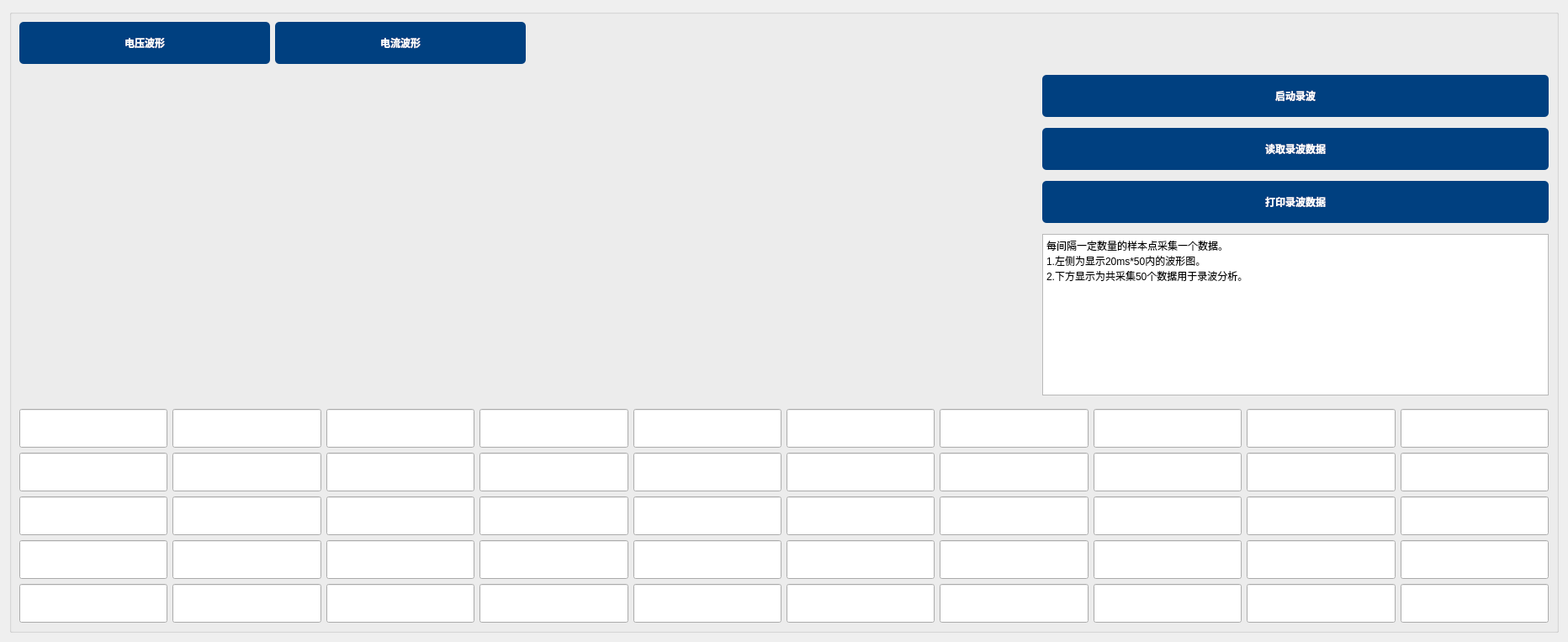
<?xml version="1.0" encoding="UTF-8"?>
<ui version="4.0">
 <class>Page6_lbfx</class>
 <widget class="QWidget" name="Page6_lbfx">
  <property name="geometry">
   <rect>
    <x>0</x>
    <y>0</y>
    <width>1864</width>
    <height>763</height>
   </rect>
  </property>
  <property name="font">
   <font>
    <pointsize>20</pointsize>
   </font>
  </property>
  <property name="windowTitle">
   <string>Form</string>
  </property>
  <layout class="QGridLayout" name="gridLayout">
   <item row="0" column="0">
    <widget class="QGroupBox" name="groupBox_3">
     <property name="styleSheet">
      <string notr="true">*{
	font: 75 14pt &quot;Calibri&quot;;
}
QLineEdit{
width: 150px;
height: 40px;

}
QPushButton{
width:150px;
height:50px;
 background-color: #004080;
  color: white;
  border: none;
  font-weight: bold;
 border-radius: 5px;
}
QPushButton:hover {
	background-color: #0080FF;
}
QPushButton:pressed {
	background-color: #0000FF;
}</string>
     </property>
     <property name="title">
      <string/>
     </property>
     <layout class="QGridLayout" name="gridLayout_3">
      <item row="0" column="0">
       <layout class="QHBoxLayout" name="horizontalLayout_2">
        <property name="spacing">
         <number>6</number>
        </property>
        <property name="topMargin">
         <number>0</number>
        </property>
        <item>
         <widget class="QPushButton" name="pushButton_2">
          <property name="text">
           <string>电压波形</string>
          </property>
         </widget>
        </item>
        <item>
         <widget class="QPushButton" name="pushButton_3">
          <property name="text">
           <string>电流波形</string>
          </property>
         </widget>
        </item>
       </layout>
      </item>
      <item row="0" column="1" colspan="2">
       <spacer name="horizontalSpacer">
        <property name="orientation">
         <enum>Qt::Horizontal</enum>
        </property>
        <property name="sizeHint" stdset="0">
         <size>
          <width>764</width>
          <height>20</height>
         </size>
        </property>
       </spacer>
      </item>
      <item row="1" column="0" colspan="2">
       <widget class="QStackedWidget" name="stackedWidget">
        <property name="currentIndex">
         <number>0</number>
        </property>
        <widget class="QWidget" name="page">
         <layout class="QGridLayout" name="gridLayout_4">
          <item row="0" column="0">
           <layout class="QHBoxLayout" name="horizontalLayout_3" stretch="0">
            <property name="spacing">
             <number>6</number>
            </property>
            <property name="sizeConstraint">
             <enum>QLayout::SetDefaultConstraint</enum>
            </property>
            <item>
             <spacer name="verticalSpacer">
              <property name="orientation">
               <enum>Qt::Vertical</enum>
              </property>
              <property name="sizeType">
               <enum>QSizePolicy::Expanding</enum>
              </property>
              <property name="sizeHint" stdset="0">
               <size>
                <width>0</width>
                <height>0</height>
               </size>
              </property>
             </spacer>
            </item>
           </layout>
          </item>
         </layout>
        </widget>
        <widget class="QWidget" name="page_2"/>
       </widget>
      </item>
      <item row="1" column="2">
       <layout class="QVBoxLayout" name="verticalLayout_2">
        <item>
         <widget class="QPushButton" name="pushButton">
          <property name="text">
           <string>启动录波</string>
          </property>
         </widget>
        </item>
        <item>
         <widget class="QPushButton" name="pushButton_5">
          <property name="text">
           <string>读取录波数据</string>
          </property>
         </widget>
        </item>
        <item>
         <widget class="QPushButton" name="pushButton_4">
          <property name="text">
           <string>打印录波数据</string>
          </property>
         </widget>
        </item>
        <item>
         <widget class="QPlainTextEdit" name="plainTextEdit">
          <property name="sizePolicy">
           <sizepolicy hsizetype="Preferred" vsizetype="Fixed">
            <horstretch>0</horstretch>
            <verstretch>0</verstretch>
           </sizepolicy>
          </property>
          <property name="plainText">
           <string>每间隔一定数量的样本点采集一个数据。
1.左侧为显示20ms*50内的波形图。
2.下方显示为共采集50个数据用于录波分析。</string>
          </property>
         </widget>
        </item>
       </layout>
      </item>
      <item row="2" column="0" colspan="3">
       <layout class="QGridLayout" name="gridLayout_2">
        <item row="0" column="1">
         <widget class="QLineEdit" name="lineEdit_2"/>
        </item>
        <item row="4" column="2">
         <widget class="QLineEdit" name="lineEdit_25"/>
        </item>
        <item row="2" column="1">
         <widget class="QLineEdit" name="lineEdit_7"/>
        </item>
        <item row="3" column="2">
         <widget class="QLineEdit" name="lineEdit_22"/>
        </item>
        <item row="0" column="6">
         <widget class="QLineEdit" name="lineEdit_11"/>
        </item>
        <item row="1" column="1">
         <widget class="QLineEdit" name="lineEdit_8"/>
        </item>
        <item row="2" column="4">
         <widget class="QLineEdit" name="lineEdit_20"/>
        </item>
        <item row="1" column="0">
         <widget class="QLineEdit" name="lineEdit_15"/>
        </item>
        <item row="0" column="5">
         <widget class="QLineEdit" name="lineEdit_6"/>
        </item>
        <item row="4" column="1">
         <widget class="QLineEdit" name="lineEdit_21"/>
        </item>
        <item row="0" column="8">
         <widget class="QLineEdit" name="lineEdit_29"/>
        </item>
        <item row="1" column="4">
         <widget class="QLineEdit" name="lineEdit_16"/>
        </item>
        <item row="2" column="2">
         <widget class="QLineEdit" name="lineEdit_18"/>
        </item>
        <item row="3" column="0">
         <widget class="QLineEdit" name="lineEdit_13"/>
        </item>
        <item row="1" column="2">
         <widget class="QLineEdit" name="lineEdit_9"/>
        </item>
        <item row="2" column="3">
         <widget class="QLineEdit" name="lineEdit_19"/>
        </item>
        <item row="0" column="0">
         <widget class="QLineEdit" name="lineEdit"/>
        </item>
        <item row="3" column="1">
         <widget class="QLineEdit" name="lineEdit_17"/>
        </item>
        <item row="0" column="4">
         <widget class="QLineEdit" name="lineEdit_5"/>
        </item>
        <item row="3" column="3">
         <widget class="QLineEdit" name="lineEdit_23"/>
        </item>
        <item row="3" column="4">
         <widget class="QLineEdit" name="lineEdit_24"/>
        </item>
        <item row="4" column="4">
         <widget class="QLineEdit" name="lineEdit_27"/>
        </item>
        <item row="4" column="3">
         <widget class="QLineEdit" name="lineEdit_26"/>
        </item>
        <item row="4" column="0">
         <widget class="QLineEdit" name="lineEdit_12"/>
        </item>
        <item row="1" column="3">
         <widget class="QLineEdit" name="lineEdit_10"/>
        </item>
        <item row="0" column="3">
         <widget class="QLineEdit" name="lineEdit_4"/>
        </item>
        <item row="0" column="7">
         <widget class="QLineEdit" name="lineEdit_28"/>
        </item>
        <item row="2" column="0">
         <widget class="QLineEdit" name="lineEdit_14"/>
        </item>
        <item row="0" column="2">
         <widget class="QLineEdit" name="lineEdit_3"/>
        </item>
        <item row="0" column="9">
         <widget class="QLineEdit" name="lineEdit_30"/>
        </item>
        <item row="1" column="5">
         <widget class="QLineEdit" name="lineEdit_31"/>
        </item>
        <item row="1" column="6">
         <widget class="QLineEdit" name="lineEdit_32"/>
        </item>
        <item row="1" column="7">
         <widget class="QLineEdit" name="lineEdit_33"/>
        </item>
        <item row="1" column="8">
         <widget class="QLineEdit" name="lineEdit_34"/>
        </item>
        <item row="1" column="9">
         <widget class="QLineEdit" name="lineEdit_35"/>
        </item>
        <item row="2" column="5">
         <widget class="QLineEdit" name="lineEdit_36"/>
        </item>
        <item row="3" column="5">
         <widget class="QLineEdit" name="lineEdit_37"/>
        </item>
        <item row="4" column="5">
         <widget class="QLineEdit" name="lineEdit_38"/>
        </item>
        <item row="4" column="6">
         <widget class="QLineEdit" name="lineEdit_39"/>
        </item>
        <item row="3" column="6">
         <widget class="QLineEdit" name="lineEdit_40"/>
        </item>
        <item row="3" column="7">
         <widget class="QLineEdit" name="lineEdit_41"/>
        </item>
        <item row="2" column="7">
         <widget class="QLineEdit" name="lineEdit_42"/>
        </item>
        <item row="2" column="6">
         <widget class="QLineEdit" name="lineEdit_43"/>
        </item>
        <item row="4" column="7">
         <widget class="QLineEdit" name="lineEdit_44"/>
        </item>
        <item row="4" column="8">
         <widget class="QLineEdit" name="lineEdit_45"/>
        </item>
        <item row="3" column="8">
         <widget class="QLineEdit" name="lineEdit_46"/>
        </item>
        <item row="2" column="8">
         <widget class="QLineEdit" name="lineEdit_47"/>
        </item>
        <item row="2" column="9">
         <widget class="QLineEdit" name="lineEdit_48"/>
        </item>
        <item row="3" column="9">
         <widget class="QLineEdit" name="lineEdit_49"/>
        </item>
        <item row="4" column="9">
         <widget class="QLineEdit" name="lineEdit_50"/>
        </item>
       </layout>
      </item>
     </layout>
    </widget>
   </item>
  </layout>
 </widget>
 <resources/>
 <connections/>
</ui>
